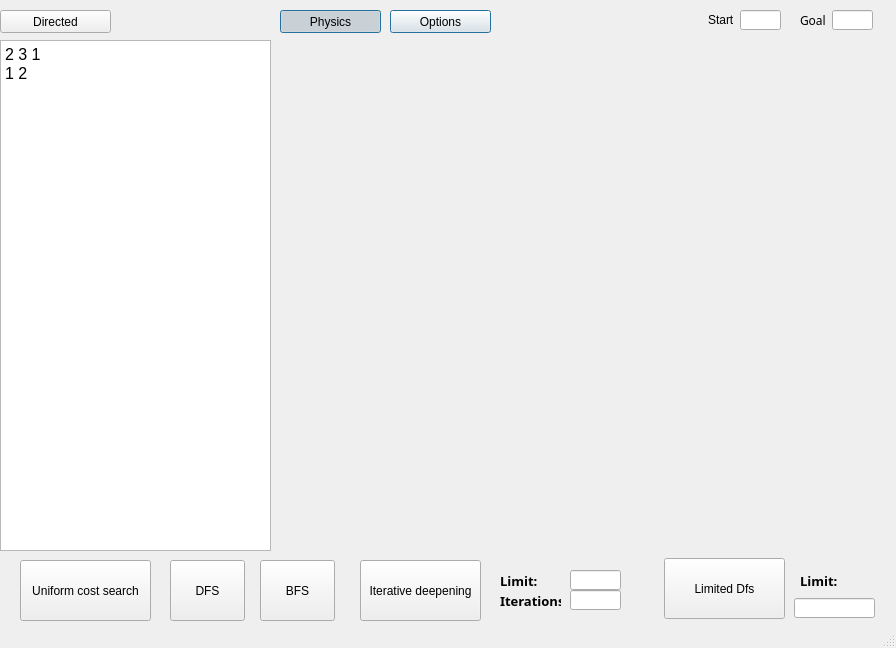
<?xml version="1.0" encoding="UTF-8"?>
<ui version="4.0">
 <class>MainWindow</class>
 <widget class="QMainWindow" name="MainWindow">
  <property name="geometry">
   <rect>
    <x>0</x>
    <y>0</y>
    <width>896</width>
    <height>648</height>
   </rect>
  </property>
  <property name="windowTitle">
   <string>MainWindow</string>
  </property>
  <widget class="QWidget" name="centralwidget">
   <widget class="QPlainTextEdit" name="TextEntry">
    <property name="geometry">
     <rect>
      <x>0</x>
      <y>40</y>
      <width>271</width>
      <height>511</height>
     </rect>
    </property>
    <property name="font">
     <font>
      <pointsize>12</pointsize>
     </font>
    </property>
    <property name="plainText">
     <string>2 3 1
1 2
</string>
    </property>
   </widget>
   <widget class="QWidget" name="widget" native="true">
    <property name="geometry">
     <rect>
      <x>279</x>
      <y>39</y>
      <width>601</width>
      <height>511</height>
     </rect>
    </property>
    <property name="mouseTracking">
     <bool>true</bool>
    </property>
   </widget>
   <widget class="QPushButton" name="Directed_Button">
    <property name="geometry">
     <rect>
      <x>0</x>
      <y>10</y>
      <width>111</width>
      <height>23</height>
     </rect>
    </property>
    <property name="text">
     <string>Directed</string>
    </property>
    <property name="checkable">
     <bool>true</bool>
    </property>
    <property name="checked">
     <bool>false</bool>
    </property>
   </widget>
   <widget class="QPushButton" name="Physics_Button">
    <property name="geometry">
     <rect>
      <x>280</x>
      <y>10</y>
      <width>101</width>
      <height>23</height>
     </rect>
    </property>
    <property name="text">
     <string>Physics</string>
    </property>
    <property name="checkable">
     <bool>true</bool>
    </property>
    <property name="checked">
     <bool>true</bool>
    </property>
    <property name="default">
     <bool>true</bool>
    </property>
   </widget>
   <widget class="QPushButton" name="UniformCostButton">
    <property name="geometry">
     <rect>
      <x>20</x>
      <y>560</y>
      <width>131</width>
      <height>61</height>
     </rect>
    </property>
    <property name="text">
     <string>Uniform cost search</string>
    </property>
   </widget>
   <widget class="QPushButton" name="DFS_Button">
    <property name="geometry">
     <rect>
      <x>170</x>
      <y>560</y>
      <width>75</width>
      <height>61</height>
     </rect>
    </property>
    <property name="text">
     <string>DFS</string>
    </property>
   </widget>
   <widget class="QPushButton" name="BFSButton">
    <property name="geometry">
     <rect>
      <x>260</x>
      <y>560</y>
      <width>75</width>
      <height>61</height>
     </rect>
    </property>
    <property name="text">
     <string>BFS</string>
    </property>
   </widget>
   <widget class="QLineEdit" name="Start_line_edit">
    <property name="geometry">
     <rect>
      <x>740</x>
      <y>10</y>
      <width>41</width>
      <height>20</height>
     </rect>
    </property>
   </widget>
   <widget class="QLineEdit" name="goal_lineEdit">
    <property name="geometry">
     <rect>
      <x>832</x>
      <y>10</y>
      <width>41</width>
      <height>20</height>
     </rect>
    </property>
   </widget>
   <widget class="QLabel" name="Start_label">
    <property name="geometry">
     <rect>
      <x>708</x>
      <y>10</y>
      <width>41</width>
      <height>20</height>
     </rect>
    </property>
    <property name="font">
     <font>
      <family>Segoe UI</family>
     </font>
    </property>
    <property name="text">
     <string>Start</string>
    </property>
   </widget>
   <widget class="QLabel" name="Goal_label">
    <property name="geometry">
     <rect>
      <x>800</x>
      <y>10</y>
      <width>31</width>
      <height>20</height>
     </rect>
    </property>
    <property name="font">
     <font>
      <family>Segoe UI Variable Small</family>
     </font>
    </property>
    <property name="text">
     <string>Goal</string>
    </property>
   </widget>
   <widget class="QPushButton" name="iterative_deepening_Button">
    <property name="geometry">
     <rect>
      <x>360</x>
      <y>560</y>
      <width>121</width>
      <height>61</height>
     </rect>
    </property>
    <property name="text">
     <string>Iterative deepening</string>
    </property>
   </widget>
   <widget class="QPushButton" name="Lim_DFS_button">
    <property name="geometry">
     <rect>
      <x>664</x>
      <y>558</y>
      <width>121</width>
      <height>61</height>
     </rect>
    </property>
    <property name="text">
     <string>Limited Dfs</string>
    </property>
   </widget>
   <widget class="QLineEdit" name="Limited_dfs_lineEdit">
    <property name="geometry">
     <rect>
      <x>794</x>
      <y>598</y>
      <width>81</width>
      <height>20</height>
     </rect>
    </property>
   </widget>
   <widget class="QLabel" name="limit_limited_dfs_label">
    <property name="geometry">
     <rect>
      <x>800</x>
      <y>570</y>
      <width>51</width>
      <height>21</height>
     </rect>
    </property>
    <property name="font">
     <font>
      <family>Segoe UI Semibold</family>
      <pointsize>10</pointsize>
      <weight>75</weight>
      <bold>true</bold>
     </font>
    </property>
    <property name="text">
     <string>Limit:</string>
    </property>
   </widget>
   <widget class="QLineEdit" name="Limit_Iterative_deepening_line_edit">
    <property name="geometry">
     <rect>
      <x>570</x>
      <y>570</y>
      <width>51</width>
      <height>20</height>
     </rect>
    </property>
   </widget>
   <widget class="QLabel" name="Limit_iterative_deepening_label">
    <property name="geometry">
     <rect>
      <x>500</x>
      <y>570</y>
      <width>61</width>
      <height>21</height>
     </rect>
    </property>
    <property name="font">
     <font>
      <family>Segoe UI Semibold</family>
      <pointsize>10</pointsize>
      <weight>75</weight>
      <bold>true</bold>
     </font>
    </property>
    <property name="text">
     <string>Limit:</string>
    </property>
   </widget>
   <widget class="QLabel" name="iterations_label">
    <property name="geometry">
     <rect>
      <x>500</x>
      <y>590</y>
      <width>61</width>
      <height>21</height>
     </rect>
    </property>
    <property name="font">
     <font>
      <family>Segoe UI Semibold</family>
      <pointsize>10</pointsize>
      <weight>75</weight>
      <bold>true</bold>
     </font>
    </property>
    <property name="text">
     <string>Iterations:</string>
    </property>
   </widget>
   <widget class="QLineEdit" name="iterative_deep_iter_linde_edit">
    <property name="geometry">
     <rect>
      <x>570</x>
      <y>590</y>
      <width>51</width>
      <height>20</height>
     </rect>
    </property>
   </widget>
   <widget class="QPushButton" name="Options_button">
    <property name="geometry">
     <rect>
      <x>390</x>
      <y>10</y>
      <width>101</width>
      <height>23</height>
     </rect>
    </property>
    <property name="text">
     <string>Options</string>
    </property>
    <property name="checkable">
     <bool>true</bool>
    </property>
    <property name="checked">
     <bool>false</bool>
    </property>
    <property name="default">
     <bool>true</bool>
    </property>
   </widget>
  </widget>
  <widget class="QStatusBar" name="statusbar"/>
 </widget>
 <resources/>
 <connections/>
</ui>
